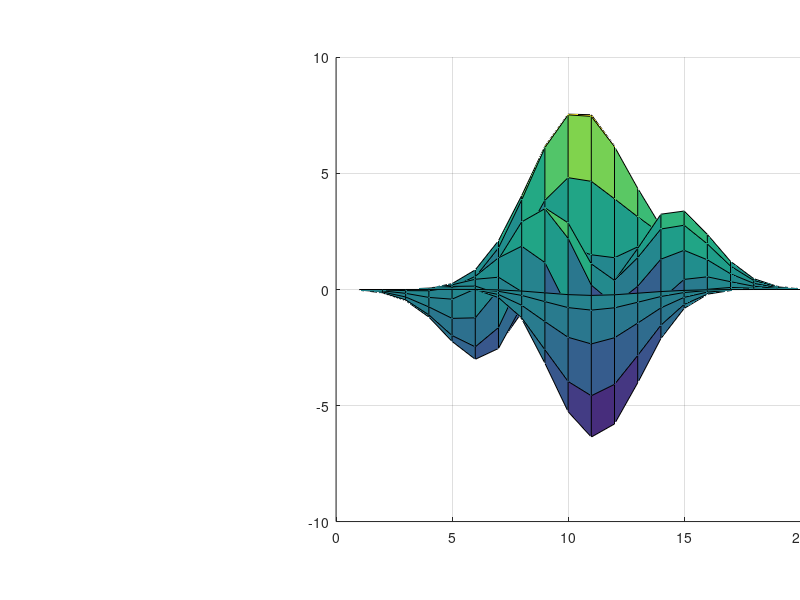

MATLAB code to generate this figure: (Note: this script raises an error after producing the figure.)
%=============================================================================
% Copyright (c) 2026-present Allan CORNET (Nelson)
%=============================================================================
% This file is part of Nelson.
%=============================================================================
% LICENCE_BLOCK_BEGIN
% SPDX-License-Identifier: LGPL-3.0-or-later
% LICENCE_BLOCK_END
%=============================================================================
% <--ADV-CLI MODE-->
%=============================================================================
close all;
f = figure('Visible', 'off');
surf(peaks(20));
ax = gca();
camtarget(ax, [0 0 0]);
campos(ax, [0 -30 0]);
camup(ax, [0 0 1]);
%=============================================================================
% Panning rotates the target around the camera: the position is unchanged
% and the camera-target distance is preserved.
p0 = campos(ax);
d0 = norm(campos(ax) - camtarget(ax));
campan(ax, 20, 0);
asserts.isapprox(campos(ax), p0, 1e-9);
asserts.isapprox(norm(campos(ax) - camtarget(ax)), d0, 1e-6);
asserts.istrue(norm(camtarget(ax) - [0 0 0]) > 0);
%=============================================================================
asserts.checkerror('campan(gca(), ''a'', 1)', getString(message('Nelson:graphics:invalidCamAngle')));
%=============================================================================
close all;
%=============================================================================
